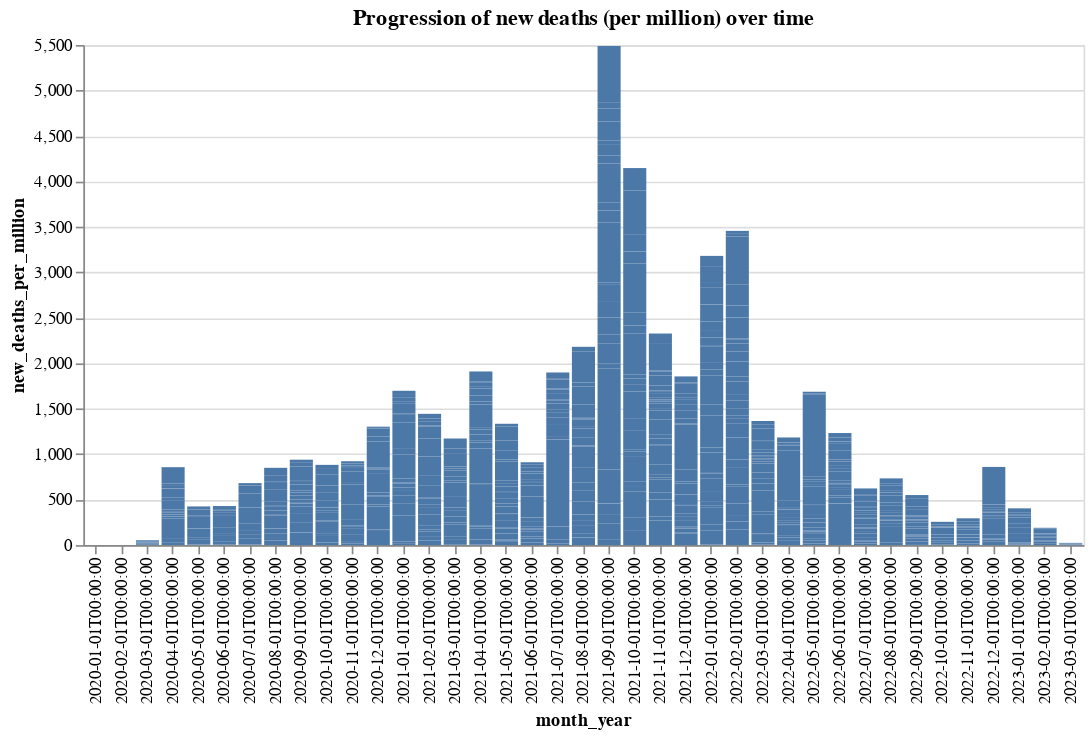

Source (notebook cell):
### Markdown cell above
Let's represent the progression of new_deaths_per million: there is a decreasing trend towards later dates.

### Code cell
base = alt.Chart(data_grouped).encode(x='month_year:O').properties(title= 'Progression of new deaths (per million) over time')

bar = base.mark_bar().encode(y='new_deaths_per_million:Q')
(bar).properties(width=600)

### Figure 1 — Vega-Lite specification as saved in the notebook (floating-point values rounded to 4 significant figures; data arrays with more than 128 entries replaced by an {"elided": "..."} marker saying what was removed)
{"config": {"view": {"continuousWidth": 400, "continuousHeight": 300}}, "data": {"name": "data-10f076ef03dd2ea76a880802c3c2923a"}, "mark": "bar", "encoding": {"x": {"field": "month_year", "type": "ordinal"}, "y": {"field": "new_deaths_per_million", "type": "quantitative"}}, "title": "Progression of new deaths (per million) over time", "width": 600, "$schema": "https://vega.github.io/schema/vega-lite/v4.17.0.json", "datasets": {"data-10f076ef03dd2ea76a880802c3c2923a": {"elided": "1341 records"}}}
